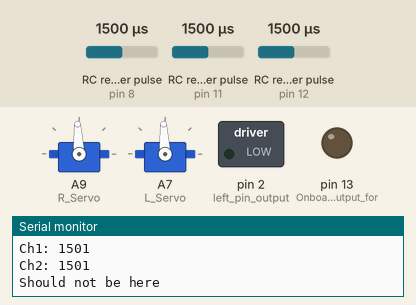
Simulated run of this sketch. Board: Arduino Mega 2560, built with avr-gcc and run on an emulated ATmega2560. On the bench: 2 × servo, switched loads named in the sketch (green lamp = pin HIGH), output pins drawn as LEDs (lit = HIGH), the last lines printed to the serial monitor. Wiring (inferred from the names in the program): 3 × RC receiver channel: data pin 8 / data pin 11 / data pin 12. The inputs (shaded band) are chosen by the test bench; at power-on: RC receiver pulse (sensors on pin 12, pin 11, pin 8) 1500 µs.

Above: at 3.2 s.
3.3 s: RC receiver pulse (sensor on pin 12) set to 1750 µs
At 3.55 s:
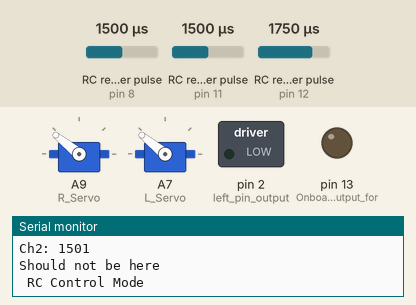
At 4.9 s:
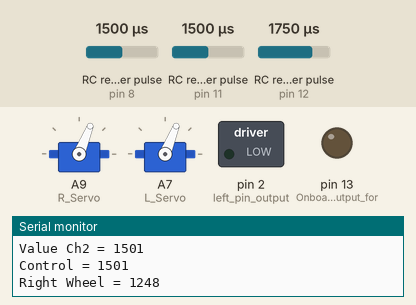
6.3 s: RC receiver pulse (sensor on pin 11) set to 1020 µs
9.3 s: RC receiver pulse (sensor on pin 12) set to 1020 µs
At 11.3 s:
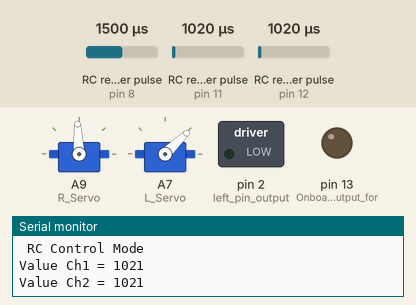
12.3 s: RC receiver pulse (sensor on pin 11) set to 1250 µs
13.9 s: RC receiver pulse (sensor on pin 12) set to 1980 µs
At 14.7 s:
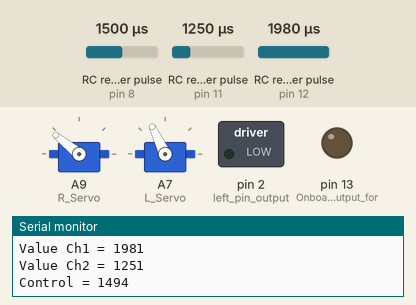
16.9 s: RC receiver pulse (sensor on pin 11) set to 1750 µs
Timing chart, 0 to 19.9 s (numbered marks = the images above; inputs shaded):
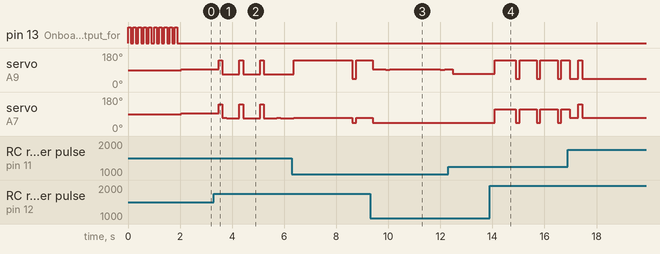

Measured:
- after the input at 3.3 s, servo on A7 (L_Servo): 93° → 141° after 0.18 s, → 69° 0.14 s later, → 68° 0.16 s later, → 141° 0.50 s later, … (9 changes in this stretch)
- after the input at 9.3 s, servo on A7 (L_Servo): 71° → 44° after 0.11 s instead of 2.9 s
- after the input at 13.9 s, servo on A9 (R_Servo): 70° → 141° after 0.18 s, then repeats every 0.80 s: 44° 0.14 s, 141° 0.66 s; servo on A7 (L_Servo): 44° → 115° after 0.18 s, then repeats every 0.80 s: 44° 0.14 s, 115° 0.66 s

The sketch:

rc_control.ino
```cpp
/*
  Testing RC Connection
  4/12/15 by Brian Patton
  Captures the Pulse signal from a RC controller
  Feel free to do whatever you want with this code example
*/
#include <Servo.h>

// Create Variables to hold the Receiver signals
int Ch1, Ch2, Ch3, Ch4, Ch5, Ch6;
int CalcHold;        //Variable to temp hold calculations for steering stick corections
int Rwheel;
int Lwheel;
// Create Servo Objects as defined in the Servo.h files
Servo L_Servo;  // Servo DC Motor Driver (Designed for RC cars)
Servo R_Servo;  // Servo DC Motor Driver (Designed for RC cars)


//**************************************************************
//*****************  Setup  ************************************
//**************************************************************
void setup() {
  // Set the pins that the transmitter will be connected to all to input
  pinMode(12, INPUT); //I connected this to Chan1 of the Receiver
  pinMode(11, INPUT); //I connected this to Chan2 of the Receiver
  pinMode(10, INPUT); //I connected this to Chan3 of the Receiver
  pinMode(9, INPUT); //I connected this to Chan4 of the Receiver
  pinMode(8, INPUT); //I connected this to Chan5 of the Receiver
  pinMode(7, INPUT); //I connected this to Chan6 of the Receiver
  pinMode(13, OUTPUT); //Onboard LED to output for diagnostics
  pinMode(2, OUTPUT) ; // left pin output

  // Attach Speed controller that acts like a servo to the board
  R_Servo.attach(A9); //Pin A9
  L_Servo.attach(A7); //Pin A8
  //Flash the LED on and Off 10x Start
  for (int i = 0; i < 10; i++) {
    digitalWrite(13, HIGH);
    delay(100);
    digitalWrite(13, LOW);
    delay(100);
  }
  //Flash the LED on and Off 10x End
  Serial.begin(9600);
}

//********************** MixLimits() ***************************
//*******  Make sure values never exceed ranges  ***************
//******  For most all servos and like controlers  *************
//****   control must fall between 1000uS and 2000uS  **********
//**************************************************************
void SetLimits() {
  if (Lwheel < 1000) {// Can be set to a value you don't wish to exceed
    Lwheel = 1000;    // to adjust maximums for your own robot
  }
  if (Lwheel > 2000) {// Can be set to a value you don't wish to exceed
    Lwheel = 2000;    // to adjust maximums for your own robot
  }
  if (Rwheel < 1000) {// Can be set to a value you don't wish to exceed
    Rwheel = 1000;    // to adjust maximums for your own robot
  }
  if (Rwheel > 2000) {// Can be set to a value you don't wish to exceed
    Rwheel = 2000;    // to adjust maximums for your own robot
  }
  R_Servo.writeMicroseconds(Rwheel);
  L_Servo.writeMicroseconds(Lwheel);
  //  PrintWheelCalcs(); //REMEMBER: printing values slows reaction times
}
//*****************  PrintWheelCalcs()  ************************
//*******  Prints calculated wheel output values  **************
//**************************************************************
void PrintWheelCalcs() {
  //Serial.print("Right Wheel = ");
  //Serial.println(Rwheel);
  //Serial.print("Left Wheel = ");
  //Serial.println(Lwheel);
  //Serial.println(" ");

}
//********************  TestWheels()  **************************
//*  Direct call to Servos to test wheel speed and direction  **
//**************************************************************
void TestWheels() {
  R_Servo.writeMicroseconds(1500); // 1000-2000, 1500 should be stop
  L_Servo.writeMicroseconds(1500); // 1000-2000, 1500 should be stop
}
//*******************  DriveServosRC()  ************************
//******  Use the value collected from Ch1 and Ch2  ************
//******  on a single stick to relatively calculate  ***********
//****  speed and direction of two servo driven wheels *********
//**************************************************************
void DriveServosRC()
{
  //edge case if the remote is off
  Serial.print("Ch1: ");
  Serial.println(Ch1);
  Serial.print("Ch2: ");
  Serial.println(Ch2);

  if(Ch1 == 0 && Ch2 == 0)
  {
    Lwheel = 1500;
    Rwheel = 1500;

    Serial.println("Ch1 & CH2 are zero, sending 1500 to motors");

    SetLimits();
  }
      else if (Ch2 <= 1500) {
        Lwheel = Ch1 +  Ch2 - 1500;
        Rwheel = Ch1 -  Ch2 + 1500;
        Serial.println("Should not be here");

    SetLimits();
  }
  else if (Ch2 > 1500) {
   int Ch1_mod = map(Ch1, 1000, 2000, 2000, 1000); // Invert the Ch1 axis to keep the math similar
   Lwheel = Ch1_mod + Ch2 - 1500;
   Rwheel = Ch1_mod - Ch2 + 1500;
   Serial.println("Should not be here");


    SetLimits();
  }
  else {
    Serial.println("Should not be here or in Deadzone");
  }
}
//**********************  PrintRC()  ***************************
//***  Simply print the collected RC values for diagnostics  ***
//**************************************************************
void PrintRC()
{ // print out the values you read in:
  Serial.println(" RC Control Mode ");
  Serial.print("Value Ch1 = ");
  Serial.println(Ch1);
  Serial.print("Value Ch2 = ");
  Serial.println(Ch2);
  //Serial.print("Value Ch3 = ");
  //Serial.println(Ch3);
  //Serial.print("Value Ch4 = ");
  //Serial.println(Ch4);
  Serial.print("Control = ");
  Serial.println(Ch5);
  //Serial.print("Value Ch6 = ");
  //Serial.println(Ch6);
  //Serial.println(" ");
  //delay(1000);


  Serial.print("Right Wheel = ");
  Serial.println(Rwheel);
  Serial.print("Left Wheel = ");
  Serial.println(Lwheel);
  Serial.println(" ");
}
//************************  loop()  ****************************
//**********************  Main Loop  ***************************
//**************************************************************
void loop()
{
  Ch1 = pulseIn(12, HIGH, 21000); // Capture pulse width on Channel 1
  Ch2 = pulseIn(11, HIGH, 21000); // Capture pulse width on Channel 2
  //      Ch3 = pulseIn(10, HIGH, 21000);  // Capture pulse width on Channel 3
  //      Ch4 = pulseIn(9, HIGH, 21000);  // Capture pulse width on Channel 4
  Ch5 = pulseIn(8, HIGH, 21000); // Capture pulse width on Channel 5
  //      Ch6 = pulseIn(7, HIGH, 21000); // Capture pulse width on Channel 6

  //  TestWheels();
  DriveServosRC(); // Drive Motors under RC control
   PrintRC(); //Print Values for RC Mode Diagnostics

}
```
